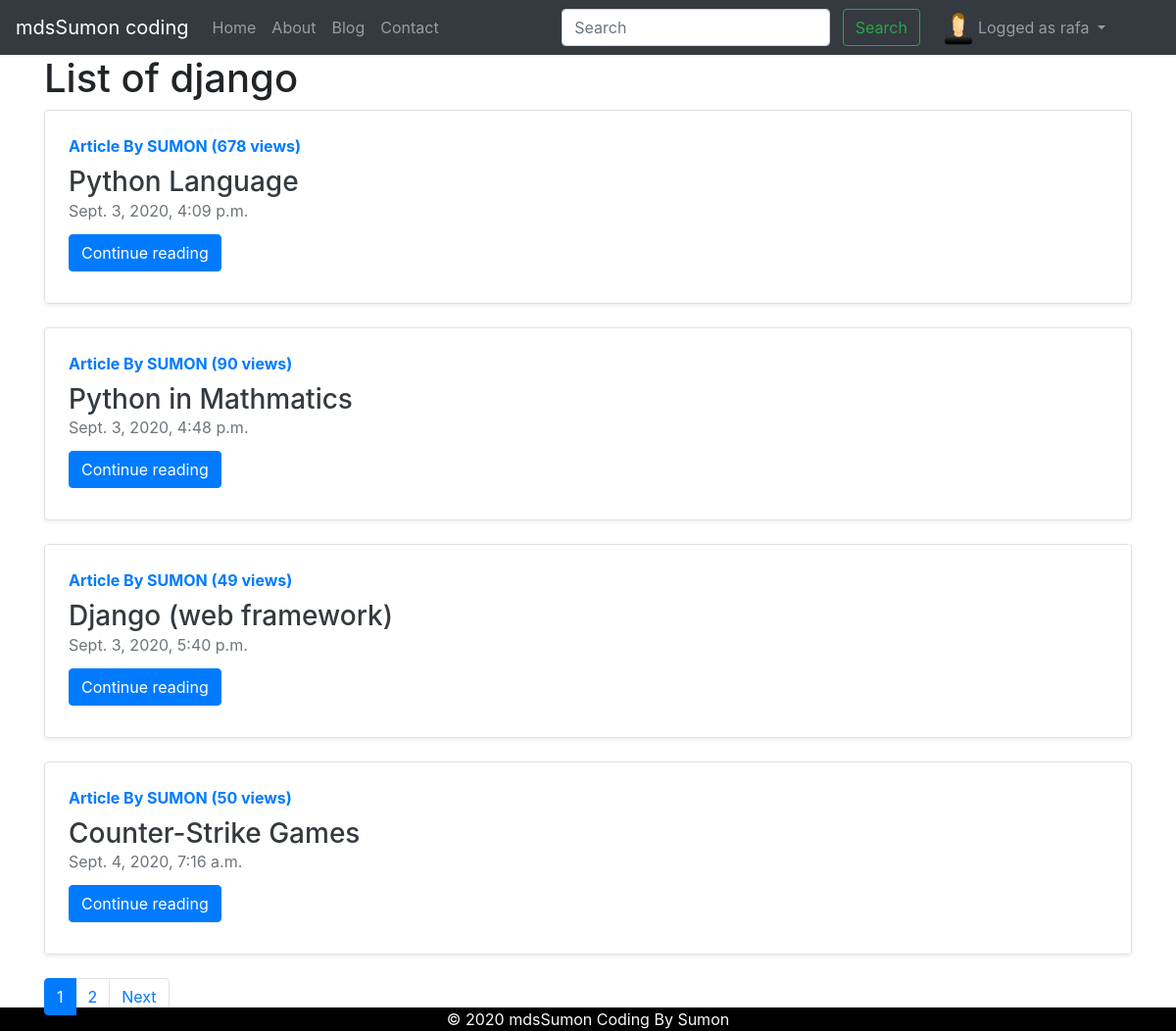
Page /blog/category/django (signed in) on the committed database.
### blog/models.py (models this page shows, shortened)
class Category(models.Model):
    name=models.CharField(max_length=100)
    slug = models.CharField(max_length=130,default="")

class Post(models.Model):
    sno = models.AutoField(primary_key=True)
    serial = models.IntegerField(default=1)
    title = models.CharField(max_length=255)
    category = models.ForeignKey(Category,on_delete=models.CASCADE,default=1)
    likes = models.ManyToManyField(User ,related_name='likes', blank=True)
    content = models.TextField()
    authur = models.CharField(max_length=13)
    slug = models.CharField(max_length=130)
    views = models.IntegerField(default=0)
    timeStamp = models.DateTimeField(blank=True)

### blog/views.py (the view)
# urls.py: path('category/<str:cats>', views.CategoryView, name='category')
def CategoryView(request,cats):
    category_posts = Post.objects.filter(category__name=cats)
    paginator = Paginator(category_posts, 4)
    page = request.GET.get('page')
    try:
        posts = paginator.page(page)
    except PageNotAnInteger:
        posts = paginator.page(1)
    except EmptyPage:
        posts = paginator.page(paginator.num_pages)
    if page is None:
        start_index = 0
        end_index = 7
    else:
       (start_index , end_index) = proper_pagination(posts, index=4)
    page_range = list(paginator.page_range[start_index:end_index])
    context ={
        'cats':cats,
        'posts':posts,
        'page_range':page_range
    }
    return render(request,'category.html',context)

### blog/views.py (called while the page is built)
def category_list(request):
    category_list = Category.objects.exclude(name='default')
    context = {
        "category_list": category_list,
    }
    return context

### templates/category.html (shortened to what this page needs)
{% extends "base.html" %}
{% block body %}
<div class="container">
<h1> List of  {{ cats }} </h1>
{% for post in     posts %}
<div class="row no-gutters border rounded overflow-hidden flex-md-row mb-4 shadow-sm h-md-250 position-relative">
    <div class="col p-4 d-flex flex-column position-static">
        <strong class="d-inline-block mb-2 text-primary">Article By {{post.authur}} ({{post.views}} views)</strong>
        <h3 class="mb-0"> <a class="text-dark" href="/blog/{{post.slug}}"> {{post.title}}</a></h3>
        <div class="mb-1 text-muted">{{post.timeStamp}}</div>
        <div class="my-2">
            <a href="/blog/{{post.slug}}" role="button" class="btn btn-primary">Continue reading</a>
        </div>
    </div>
</div>
{% endfor %}
  <ul class="pagination">
           {% for p in  page_range  %}
           {% if posts.number == p  %}
             <li class="page-item active"><a class="page-link" href="?page={{ p }}">{{p}}</a></li>
           {% else %}
                <li class="page-item"><a class="page-link" href="?page={{ p }}">{{ p }}</a></li>
           {% endif %}
           {% endfor %}
              {% if posts.has_next %}
            <li class="page-item"><a class="page-link" href="?page={{ posts.next_page_number }}">Next</a></li>
           {% endif %}
        </ul>
</div>
{% endblock  %}

### templates/base.html (shortened to what this page needs)
<!DOCTYPE html>
{% load static %}
<html lang="en">
  <head>
   <link rel="stylesheet" href="{% static 'blog/style.css' %}">
    <link
      rel="stylesheet"
      href="https://stackpath.bootstrapcdn.com/bootstrap/4.5.2/css/bootstrap.min.css"
    />
     <link rel="stylesheet" href="{% static 'prism/prism.css' %}">
  </head>
  <body>
    <nav class="navbar navbar-expand-lg navbar-dark bg-dark">
      <a class="navbar-brand" href="/">mdsSumon coding</a>
      <div class="collapse navbar-collapse" id="navbarSupportedContent">
        <ul class="navbar-nav mr-auto">
          <li class="nav-item {% block homeactive %} {% endblock homeactive %}">
            <a class="nav-link" href="/"
              >Home <span class="sr-only">(current)</span></a
            >
          </li>
          <li
            class="nav-item {% block aboutactive %} {% endblock aboutactive %}"
          >
            <a class="nav-link" href="/about">About</a>
          </li>
          <li class="nav-item {% block blogactive %} {% endblock blogactive %}">
            <a class="nav-link" href="/blog">Blog</a>
          </li>
          <li
            class="nav-item {% block contactactive %} {% endblock contactactive %}"
          >
            <a class="nav-link" href="/contact">Contact</a>
          </li>
        </ul>
        <div class="ml-auto form-inline">
          <form method="get" action="/search" class="my-2 my-lg-0 mx-3">
            <input
              class="form-control mr-sm-2"
              type="search"
              placeholder="Search"
              aria-label="Search"
              name="query"
              id="query"
            />
            <button class="btn btn-outline-success my-2 my-sm-0" type="submit">
              Search
            </button>
          </form>
          {% if user.is_authenticated %}
          <ul class="navbar-nav ml-auto mr-5">
            <li class="nav-item dropdown">
              <a
                class="nav-link dropdown-toggle"
                href="#"
                id="navbarDropdown"
                role="button"
                data-toggle="dropdown"
                aria-haspopup="true"
                aria-expanded="false"
              > {% if request.user.profile.photo  %}
          <img src="{{ request.user.profile.photo.url }}" class="navbar-img">
        {% else %}
           <img src="/static/img/bg.png" class="navbar-img">
        {% endif %}
                Logged as {{request.user}}
              </a>
            </li>
          </ul>
          {% endif %}
        </div>
      </div>
    </nav>
    {% block body %} {% endblock body %} {% block js %} {% endblock js %}
 <footer class="footer">
        <div class="container">
            <span class="text-light">&#169 2020 mdsSumon Coding By Sumon </span>
        </div>
    </footer>
  </body>
</html>

### static/blog/style.css (style rules this page uses)
.navbar-img { width:30px; height:35px; float: left; background-size: auto 100%; margin-top: -5px; margin-right: 5px; border-radius: 6px; }

### templates/base.html (style rules this page uses)
.footer { position: fixed; left: 0; bottom: 0; width: 100%; background-color: black; color: white; text-align: center; display: block; }

### rows in the picture
Category: name "django"
Post: authur "SUMON", views "678", title "Python Language", timeStamp "Sept. 3, 2020, 4:09 p.m."
Post: authur "SUMON", views "90", title "Python in Mathmatics", timeStamp "Sept. 3, 2020, 4:48 p.m."
Post: authur "SUMON", views "49", title "Django (web framework)", timeStamp "Sept. 3, 2020, 5:40 p.m."
Post: authur "SUMON", views "50", title "Counter-Strike Games", timeStamp "Sept. 4, 2020, 7:16 a.m."

### other values in the picture
{{ request.user }} "rafa"
{{ p }} "1"
{{ p }} "2"
